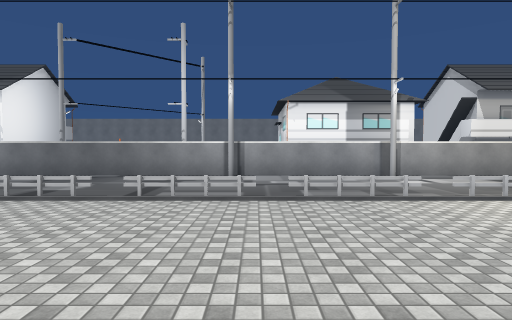
View 1 (above)

20 first-person views from a walk through a Unity game level. The camera is 1.5 m above the floor, tilts 2° down and sees 75° across. The floor is counted in squares, 2 m on a side. Each view is taken from the middle of a square. On the plan, view 1 faces up. The plan holds only what a view shows up to about 11 squares ahead; the rest is blank. The place goes on beyond the plan. The player is left out. Some surface patterns are stand-ins.

View 2
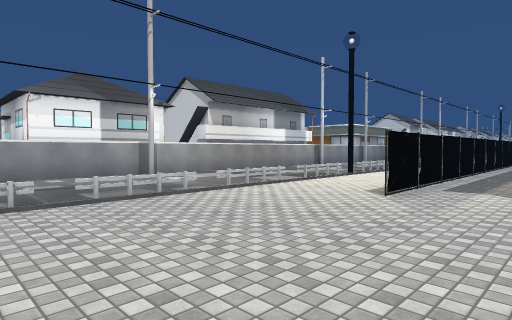

View 3
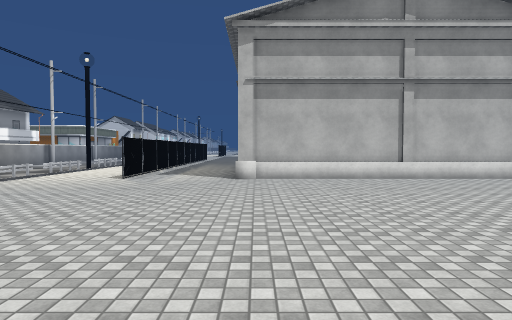

View 4
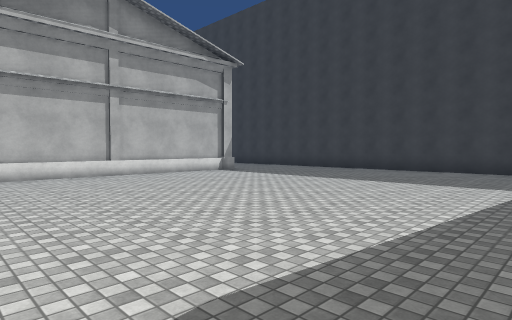

View 5
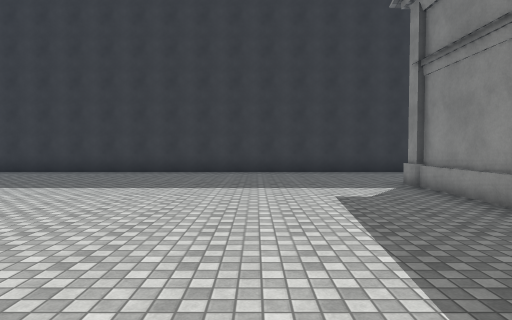

View 6
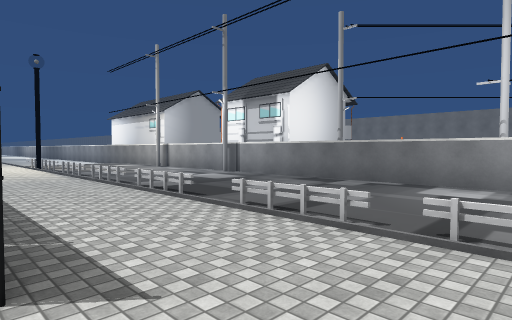

View 7
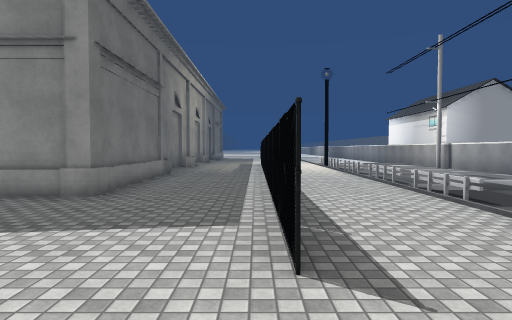

View 8
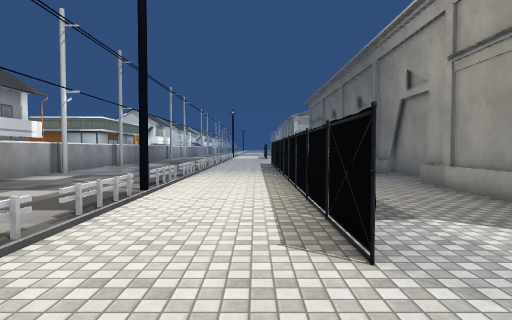

View 9
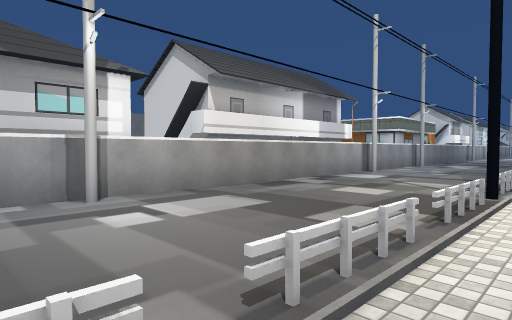

View 10
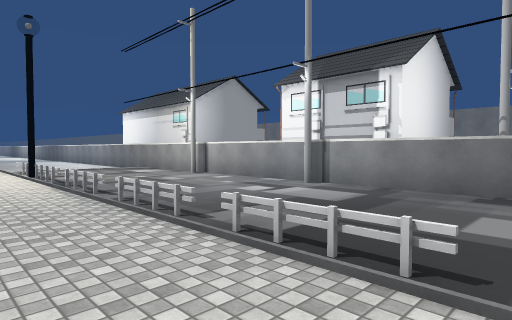

View 11
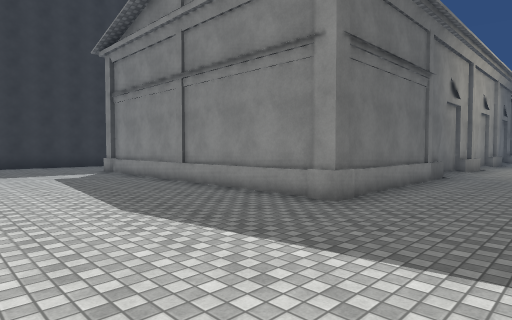

View 12
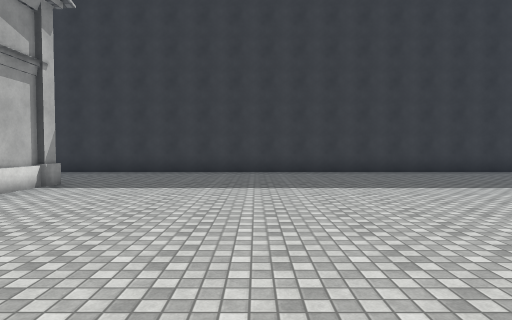

View 13
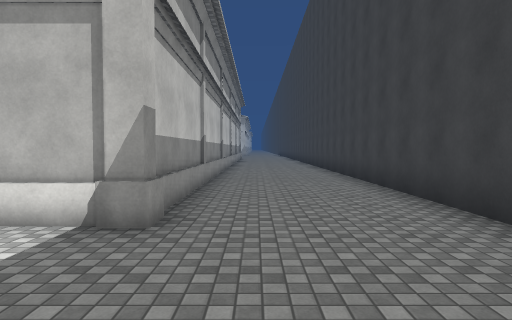

View 14
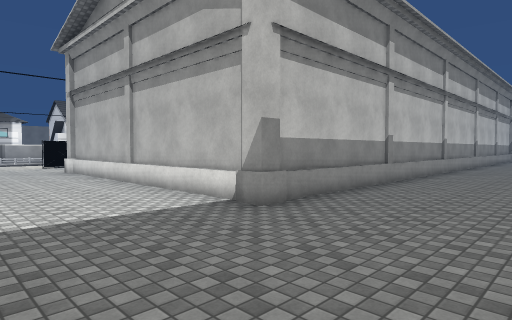

View 15
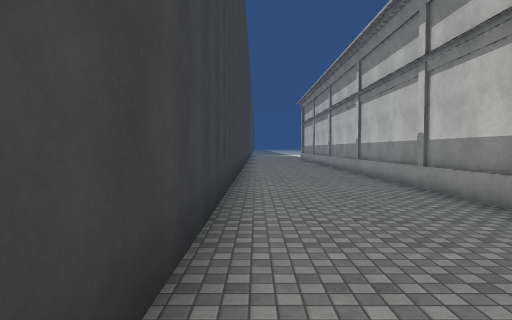

View 16
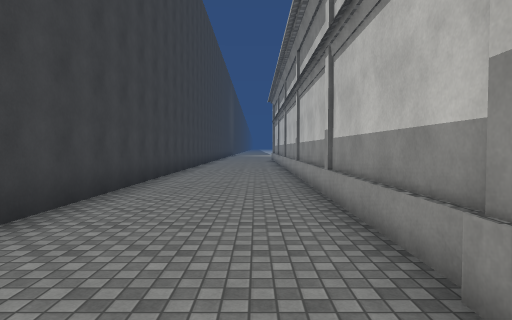

View 17
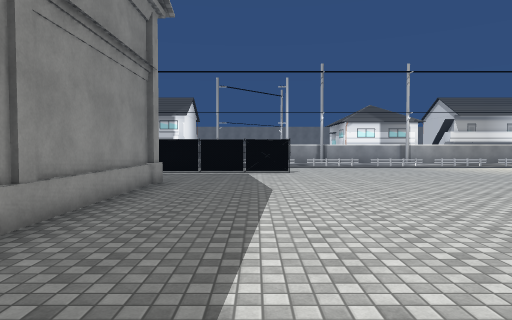

View 18
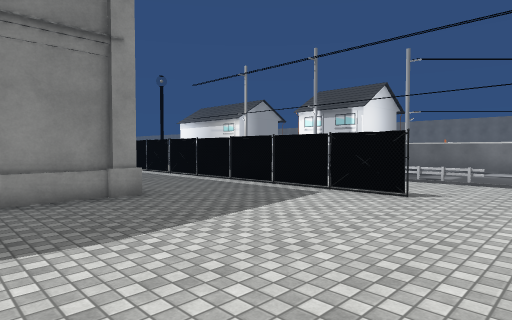

View 19
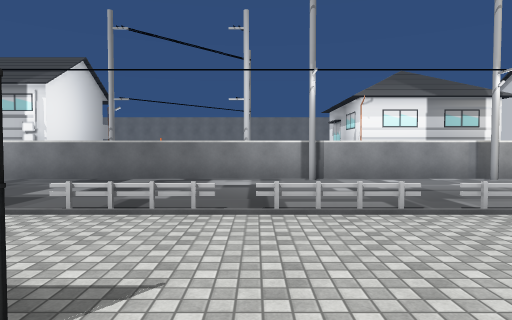

View 20
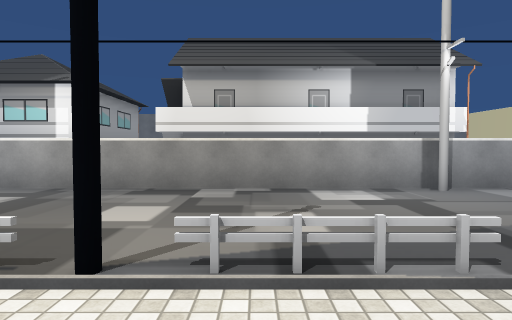

### Floor plan
Key: @ floor where view 1 was taken; # wall or solid block; . floor; / step, stairs or slope; v drop or lower ground; O other object.
Columns run from 14 left of view 1 to 13 right of it. Each row starts with its distance up from view 1.
 12    O  O        OOOOO O
 11   OOOOO v   v  OOOOO OOOOOOO
 10 ##O############OOOOO########
  9 #....#///////#....#///////#.
  8 ............................
  7 ............................
  6 ............................
  5 OOOOOOOOO.OOOOOOOOOOOO.OOOO
  4 ............................
  3    .........................
  2    #########.......#########
  1   ......................
  0 ..............@...........
 -1 ########...........########
 -2        #...........#
 -3        #...........#
 -4        #...........#
 -5        #...........#
 -6        #...........#
 -7        #...........#
 -8        #...........#
 -9 ########...........#########
-10 ............................
-11 ...........................
-12 ...........................
-13 ###########################

Positions as (right, up) in squares from view 1, and headings:
1: (0, 0), facing up
2: (-1, 0), facing up-right
3: (-4, -1), facing right
4: (-5, -1), facing down-right
5: (-3, -2), facing down
6: (-1, 2), facing up-left
7: (-1, 2), facing left
8: (2, 3), facing right
9: (2, 4), facing up-right
10: (-5, 3), facing up-left
11: (-2, 2), facing down-left
12: (0, -2), facing down
13: (1, -10), facing right
14: (1, -12), facing up-right
15: (-4, -12), facing left
16: (-5, -10), facing left
17: (-4, -8), facing up
18: (-1, -3), facing up-left
19: (-2, 1), facing up
20: (9, 3), facing up
